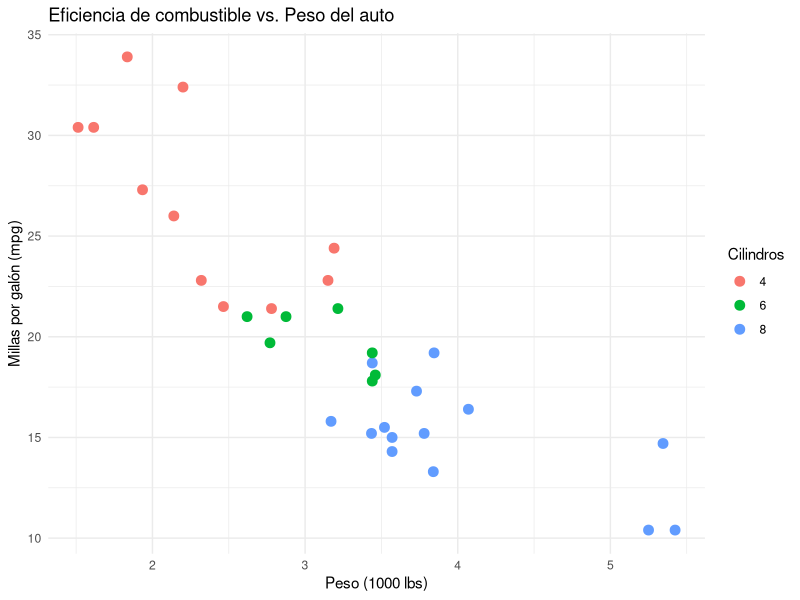
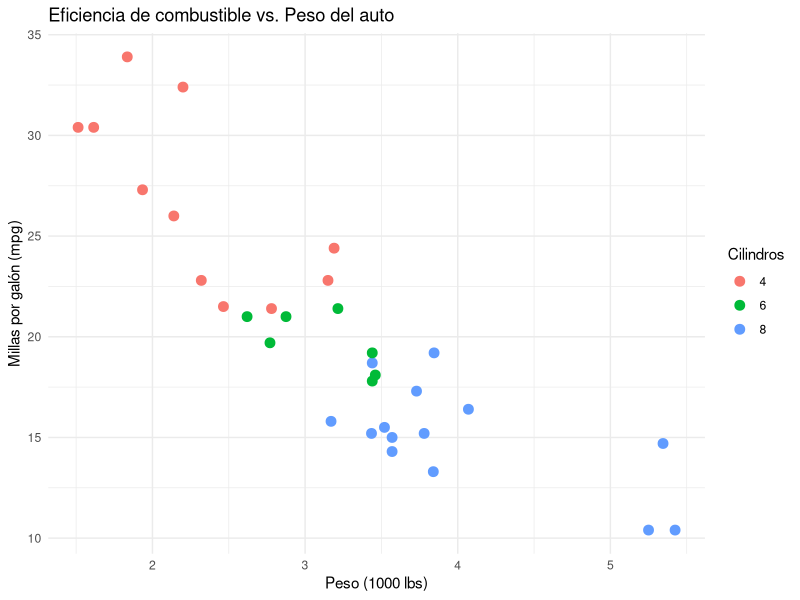

R code for these plots, in order:
# library
library(ggplot2)

# basic graph
p <- ggplot(data = mtcars, aes(x = wt, y = mpg, color = factor(cyl))) +
  geom_point(size = 3) +
  labs(title = "Eficiencia de combustible vs. Peso del auto",
       x = "Peso (1000 lbs)",
       y = "Millas por galón (mpg)",
       color = "Cilindros") +
  theme_minimal()


print('hola')

print(p)

ggsave(
  filename = "mi_imagen.png", 
  plot = p, 
  device = "png", 
  path = "/app/output" # Use an absolute path inside your container
)

print('salvado')
